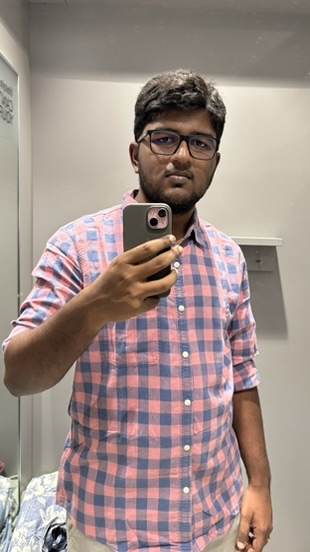
#> input picture notebooks/datasets/people/028C2197-6F21-4DBB-A868-AC93EE45A1F9_4_5005_c.jpeg, 310 x 552 px; its folder holds only this picture in this run
$ python -i image_loader.py   (imports and definitions only)
#> lines starting #> are read from the running program, lines starting #| are printed output that depends on the picture
from uuid import uuid4

import os
import uuid
from PIL import Image, ExifTags
from typing import Generator
from core.types import EmbeddingData, ImageData


# [83 lines that did not run here, left out]

>>> import cv2
>>> picture = cv2.imread('../../notebooks/datasets/people/028C2197-6F21-4DBB-A868-AC93EE45A1F9_4_5005_c.jpeg', cv2.IMREAD_GRAYSCALE)
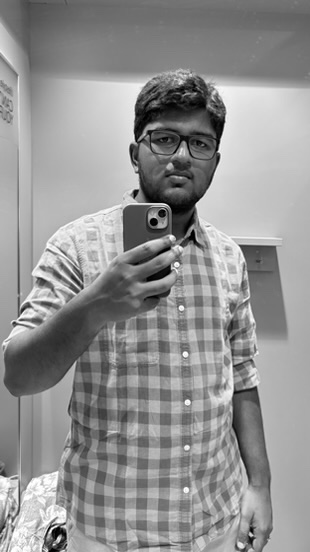
#> picture: shape (552, 310); min 0, max 255, mean 146.1
#> (the run stopped early here; a loop or call above may not have finished)

$ run again, on notebooks/datasets/people/14D577CD-1766-43A7-AF1D-1F8930059436_1_105_c.jpeg
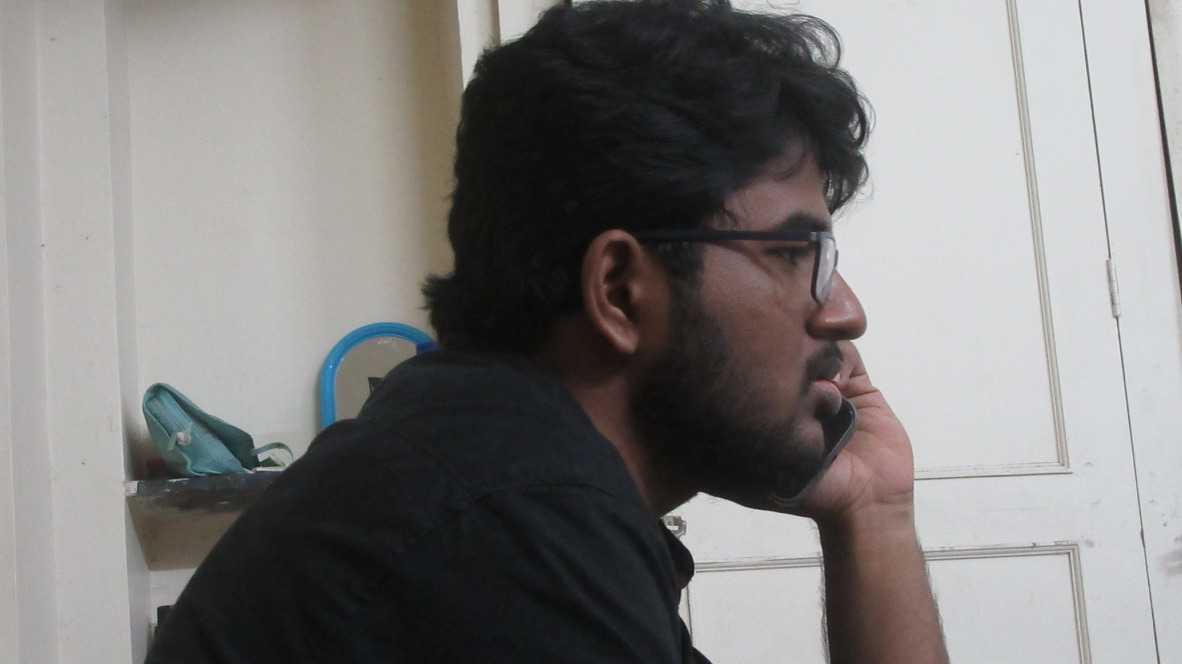
#> input picture notebooks/datasets/people/14D577CD-1766-43A7-AF1D-1F8930059436_1_105_c.jpeg, 1182 x 664 px
#> `picture = cv2.imread('../../notebooks/datasets/people/028C2197-6F21-4D..`:
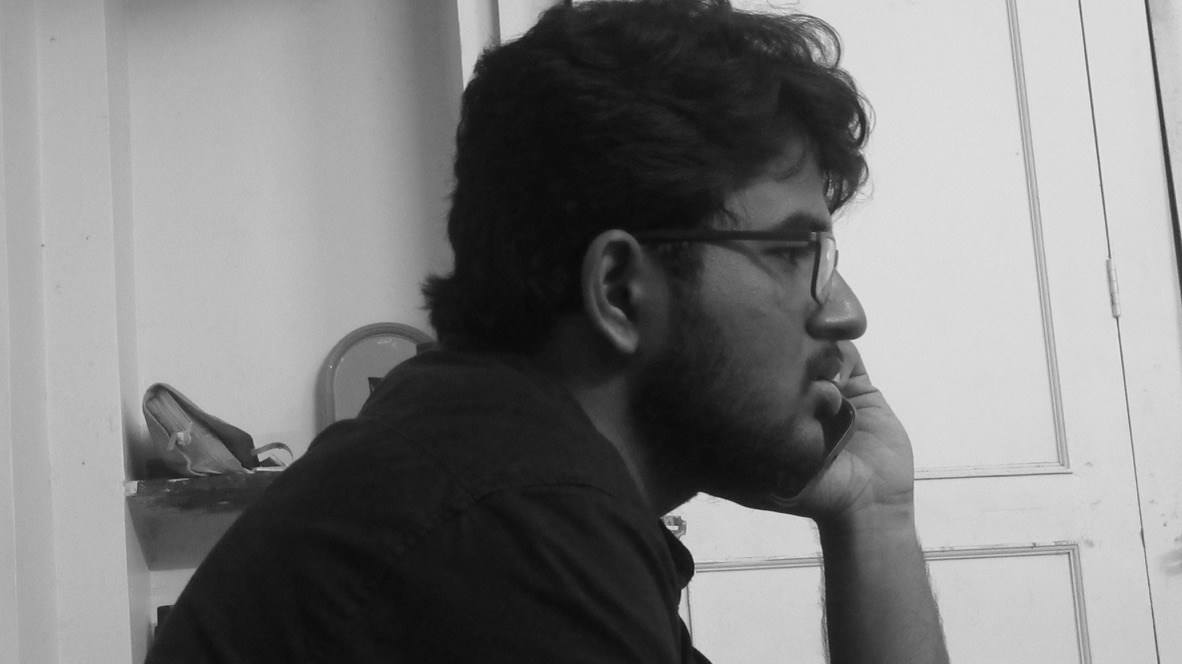
#> picture: shape (664, 1182); min 7, max 233, mean 126.1
